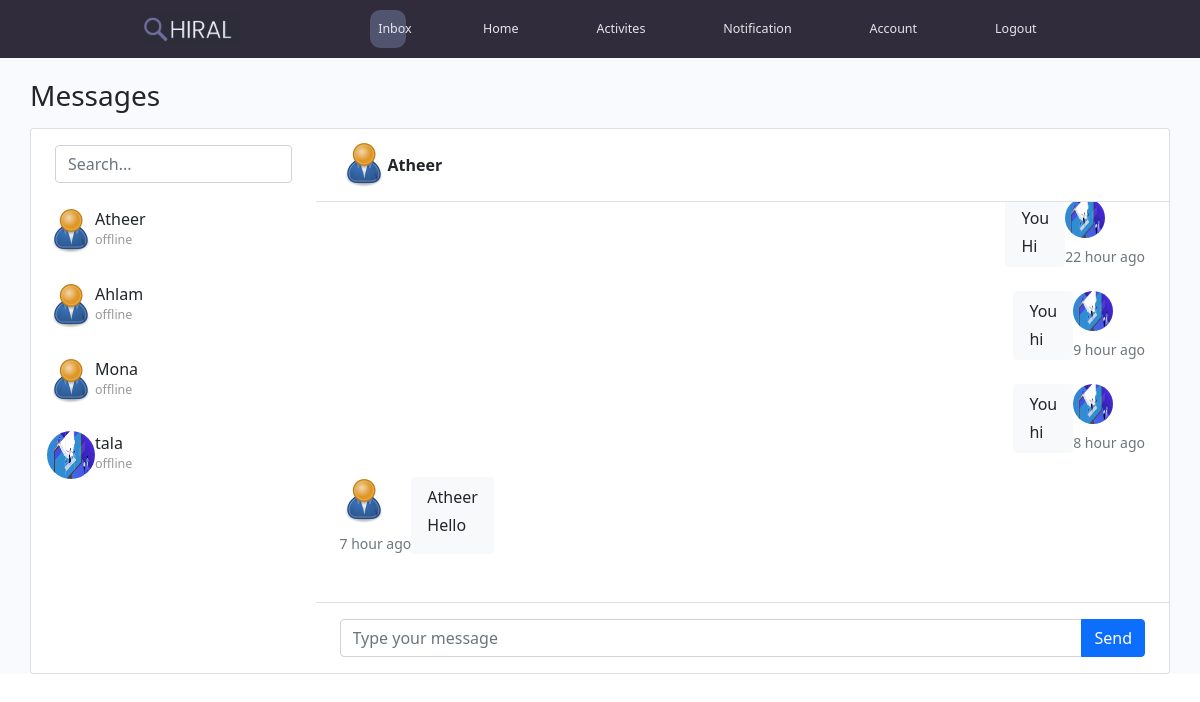
Page /chat/ (signed in) on the committed database.
### chat/models.py (models this page shows, shortened)
class ChatRoom(models.Model):
    id = models.UUIDField(primary_key=True, unique=True,
                          editable=False, default=uuid_without_dash)
    user1 = models.ForeignKey(
        User, on_delete=models.CASCADE, related_name="user1_rooms")
    user2 = models.ForeignKey(
        User, on_delete=models.CASCADE, related_name="user2_rooms")
    created = models.DateTimeField(auto_now_add=True)
    modified = models.DateTimeField(auto_now=True)
    objects = ChatRoomManager()
    class Meta:
        ordering = ["-modified", ]

class ChatMessage(models.Model):
    id = models.UUIDField(primary_key=True, unique=True,
                          editable=False, default=uuid_without_dash)
    room = models.ForeignKey(
        ChatRoom, on_delete=models.SET_NULL, null=True, related_name="messages")
    user = models.ForeignKey(User, on_delete=models.SET_NULL, null=True)
    message = models.TextField(null=True, blank=True)
    seen = models.BooleanField(default=False)
    created = models.DateTimeField(auto_now_add=True)
    modified = models.DateTimeField(auto_now=True)
    class Meta:
        ordering = ["-created", ]
    def __str__(self):
        return f"msg-{self.id}"
    def get_time_in_words(self):
        now = timezone.now()
        if now.date() == self.created.date():
            pass
        time_delta = now - self.created
        if time_delta.days == 0:
            minutes = (time_delta.seconds // 60)
            if minutes == 0:
                return "now"
            if minutes > 60:
                hour = (minutes//60)
                return f"{hour} hour ago"
            return f"{minutes} mins ago"
        return f"{time_delta.days} days ago"

### accounts/models.py (models this page shows, shortened)
class User(AbstractUser):
    email = models.EmailField(unique=True)
    email_verified = models.BooleanField(default=False)
    is_Seeker = models.BooleanField(default=False)
    is_Recruiter = models.BooleanField(default=False)
    def get_profile_image(self):
        if self.is_Seeker:
            try:
                seeker = self.seeker
            except ObjectDoesNotExist:
                return None
            return seeker.profile_image
        elif self.is_Recruiter:
            try:
                recruiter = self.recruiter
            except ObjectDoesNotExist:
                return None
            return recruiter.profile_image
        return None
    def is_online(self):
        from chat.models import UserOnlineStatus
        obj = UserOnlineStatus.objects.filter(user=self).last()
        if obj is None:
            return False
        return obj.online

class Recruiter(models.Model):
    user = models.OneToOneField(User, on_delete=models.CASCADE, primary_key=True)
    name = models.CharField(max_length=200, blank=True, null=True)
    email = models.EmailField(max_length=500, blank=True, null=True)
    username = models.CharField(max_length=200, blank=True, null=True)
    city = models.ForeignKey(City, on_delete=models.SET_NULL, null=True,blank=False)
    organization = models.CharField(max_length=200, null=True, blank=False)
    short_intro = models.CharField(max_length=200, null=True, blank=True)
    bio = models.TextField(null=True, blank=True)
    profile_image =models.ImageField(null=True, blank=True, upload_to='images/profile/',  default='user-default.png')
    social_github = models.CharField(max_length=200, null=True, blank=True)
    social_twitter = models.CharField(max_length=200, null=True, blank=True)
    social_linkedin = models.CharField(max_length=200, null=True, blank=True)
    social_website = models.CharField(max_length=200, null=True, blank=True)
    is_active=models.BooleanField(default=True)

class Seeker(models.Model):
    user = models.OneToOneField(User, on_delete=models.CASCADE, primary_key=True)
    name = models.CharField(max_length=200, blank=True, null=True)
    email = models.EmailField(max_length=500, blank=True, null=True)
    username = models.CharField(max_length=200, blank=True, null=True)
    cv = models.FileField(upload_to='uploads/', null=True, blank=False)
    city = models.ForeignKey(City, on_delete=models.SET_NULL, null=True, blank=False)
    age = models.IntegerField(range(1, 75),null=True, blank=True)
    short_intro = models.CharField(max_length=200, null=True, blank=True)
    education = models.CharField(max_length=200, null=True, blank=True)
    bio = models.TextField(null=True, blank=True)
    profile_image =models.ImageField(null=True, blank=True, default='user-default.png')
    social_github = models.CharField(max_length=200, null=True, blank=True)
    social_twitter = models.CharField(max_length=200, null=True, blank=True)
    social_linkedin = models.CharField(max_length=200, null=True, blank=True)
    social_website = models.CharField(max_length=200, null=True, blank=True)
    is_active=models.BooleanField(default=True)
    numPOffers=models.IntegerField(range(1, 200), null=True)

### chat/views.py (the view)
# urls.py: path("", chat_view, name="chat-view"),
@login_required
def chat_view(request):
	chat_room_qs = ChatRoom.objects.get_user_rooms(request.user)
	first_room_messages_qs = ChatMessage.objects.none()
	room_first_user = None
	if chat_room_qs.exists():
		room = chat_room_qs.first()
		room_first_user = room.user1
		if room_first_user == request.user:
			room_first_user = room.user2
		first_room_messages_qs = room.messages.all().order_by("-created")
	print(first_room_messages_qs)
	context = {
		"chat_rooms": chat_room_qs,
		"messages": first_room_messages_qs,
		"room_first_user": room_first_user
	}
	return render(request, "chat/chats.html", context)

### chat/models.py (called while the page is built)
    def get_user_rooms(self, user: User):
        assert isinstance(user, User)
        qs = self.filter(Q(user1=user) | Q(user2=user))
        return qs

### chat/templatetags/chat_extras.py (called while the page is built)
@register.simple_tag
def get_to_user(room, user):
	if room is None:
		return None
	if isinstance(room, str):
		room = ChatRoom.objects.get(id=room)
	if isinstance(user, str):
		user = User.objects.get(id=user)
	if room.user1 == user:
		to_user = room.user2
		return to_user
	to_user = room.user1
	return to_user

@register.simple_tag
def get_unseen_msgs_count(room, from_user):
	return room.messages.filter(seen=False, user=from_user).count()

### templates/chat/chats.html (shortened to what this page needs)
{% load chat_extras %}
{% load static %}
<!doctype html>
<html lang="en">
  <head>
    <link href="https://cdn.jsdelivr.net/npm/bootstrap@5.0.2/dist/css/bootstrap.min.css" rel="stylesheet">
  </head>
  <body>
    <header>
      <nav class="navbar navbar-expand bg-dark" style="    padding: 0.5rem 0; background-color: #302c3c !important;">
        <div class="container" style="padding: 0 7rem;">
            <a href="/" class="navbar-brand">
                <img src="{% static 'images/logo.png' %}" class="mt-0 w-100" style="height:1.9rem;"  alt="Logo">
            </a>
            <div class="collapse navbar-collapse" id="navbarSupportedContent">
              <ul class="navbar-nav ms-auto col-10 nav-fill " style="    display: inline-flex;align-items: center;list-style: none;gap: 2.2rem;">
              <li class="nav-item {% if request.user.is_authenticated and request.path == '/chat/' %}active{% endif %}">
                <a href="{% url 'chat-view' %}" class="nav-link text-light" style="color: #e5e7eb!important; font-weight: 400; font-size: 12.5px; text-decoration: none;
                  font-family: var(--font-base);">
                  Inbox
                </a>
              </li>
                {% if request.user.is_authenticated and request.user.is_Seeker %}
                <li class="nav-item">
                <a href="{% url 'SeekerHome' %}" class="nav-link text-light" style="color: #e5e7eb!important; font-size: 12.5px; font-weight: 400; text-decoration: none;
                  font-family: var(--font-base);">
                  Home
                </a>
                </li>
                <li class="nav-item">
                <a href="{% url 'S-Activites' %}" class="nav-link text-light" style="color: #e5e7eb!important; font-size: 12.5px; font-weight: 400; text-decoration: none;
                  font-family: var(--font-base);">
                  Activites
                </a>
                </li>
                {% endif %}
                <li class="nav-item">
                <a href="{% url 'notofications' %}" class="nav-link text-light" style="color: #e5e7eb!important; font-size: 12.5px; font-weight: 400; text-decoration: none;
                  font-family: var(--font-base);">
                  Notification
                </a></li>
                <li class="nav-item">
                  <a href="{% url 'account' %}" class="nav-link text-light" style="color: #e5e7eb!important; font-size: 12.5px; font-weight: 400; text-decoration: none;
                    font-family: var(--font-base);">
                    Account
                  </a>
                  </li>
                  <li class="nav-item">
                    <a href="{% url 'logout' %}" class="nav-link text-light" style="color: #e5e7eb!important; font-size: 12.5px; font-weight: 400; text-decoration: none;
                      font-family: var(--font-base);">
                      Logout
                    </a></li>
              </ul>
            </div>
          </div>
    </nav>
    </header>
    <main class="content" style="background-color: #F8FAFD;padding-top:1.3rem;">
      <div class="container p-0">
      <h1 class="h3 mb-3">Messages</h1>
      <div class="card">
        <div class="row g-0">
          <div class="col-12 col-lg-5 col-xl-3 border-right">
            <div class="px-4 d-none d-md-block">
              <div class="d-flex align-items-center">
                <div class="flex-grow-1">
                  {% if room_first_user != "None" %}
                    <input type="text" id="search" onkeyup="searchFunction()" class="form-control my-3" placeholder="Search...">
                  {% else %}
                    <h1>No one to chat with</h1>
                  {% endif %}
                </div>
              </div>
            </div>
            <div class="chat-rooms">
              {% for room in chat_rooms %}
                {% get_to_user room request.user as loop_to_user %}
                <a data-to_user="{{ loop_to_user.id }}" data-roomId="{{ room.id }}" data-toggle={%if forloop.counter == 1 %}"true"{%else%}false{%endif%} href="#"
                  class="list-group-item list-group-item-action border-0 room-div">
                  <div class="d-flex align-items-start">
                    <img src="{{ loop_to_user.get_profile_image.url }}" style="width: 3rem; height: 3rem;" class="rounded-circle mr-1" alt="Vanessa Tucker">
                    <div class="flex-grow-1 ml-3">
                      {%if room.user1 == user%}<div class="user">{{room.user2.first_name}}</div>{%else%}<div class="user">{{room.user1.first_name}}</div>{%endif%}
                      <div class="status"> {% if loop_to_user.is_online %}<span class="green-bubble-dot">•</span> online{% else %} offline{% endif %} </div>
                    </div>
                  </div>
                </a>
              {% endfor %}
            </div>
          </div>
          {% if room_first_user != "None" %}
            <div class="col-12 col-lg-7 col-xl-9">
              <div class="py-2 px-4 border-bottom d-none d-lg-block">
                <div class="d-flex align-items-center py-1">
                  <div class="position-relative">
                    {% if room_first_user.get_profile_image %}
                      <img src="{{ room_first_user.get_profile_image.url }}" class="rounded-circle mr-1" alt="Humairah" style="width: 3rem; height: 3rem;">
                    {% else %}
                      <img src="https://bootdey.com/img/Content/avatar/avatar1.png" class="rounded-circle mr-1" alt="Humairah" style="width: 3rem; height: 3rem;">
                    {% endif %}
                  </div>
                  <div class="flex-grow-1 pl-3">
                    <strong id="user-chatting-with-name">{{ room_first_user.first_name }}</strong>
                  </div>
                </div>
              </div>
              <div class="position-relative">
                <div id="all-msgs" class="chat-messages p-4">
                  {% for message in messages %}
                    {% if request.user != message.user %}
                      <div class="chat-message-left pb-4">
                        <div>
                          {% if message.user.get_profile_image %}
                            <img src="{{ message.user.get_profile_image.url }}" style="width: 3rem; height: 3rem;" class="rounded-circle mr-1" alt="{{ message.user.first_name }}">
                            <div class="text-muted small text-nowrap mt-2">{{ message.get_time_in_words }}</div>
                          {% else %}
                            <img src="https://bootdey.com/img/Content/avatar/avatar1.png" style="width: 3rem; height: 3rem;" class="rounded-circle mr-1" alt="{{ message.user.first_name }}">
                            <div class="text-muted small text-nowrap mt-2">{{ message.get_time_in_words }}</div>
                          {% endif %}
                        </div>
                        <div class="flex-shrink-1 bg-light rounded py-2 px-3 ml-3">
                          <div class="font-weight-bold mb-1">{{ message.user.first_name }}</div>
                          {{ message.message }}
                        </div>
                      </div>
                      {% else %}
                        <div class="chat-message-right mb-4">
                          <div>
                            {% if message.user.get_profile_image %}
                              <img src="{{ message.user.get_profile_image.url }}" class="rounded-circle mr-1" alt="{{ message.user.first_name }}" width="40" height="40">
                              <div class="text-muted small text-nowrap mt-2">{{ message.get_time_in_words }}</div>
                              {% else %}
                              <img src="https://bootdey.com/img/Content/avatar/avatar1.png" class="rounded-circle mr-1" alt="{{ message.user.first_name }}" width="40" height="40">
                              <div class="text-muted small text-nowrap mt-2">{{ message.get_time_in_words }}</div>
                            {% endif %}
                          </div>
                          <div class="flex-shrink-1 bg-light rounded py-2 px-3 mr-3">
                            <div class="font-weight-bold mb-1">You</div>
                              {{ message.message }}
                          </div>
                        </div>
                      {% endif %}
                    {% endfor %}
                </div>
              </div>
              <div class="flex-grow-0 py-3 px-4 border-top">
                <div class="input-group">
                  <input id="msg-box" type="text" class="form-control" placeholder="Type your message">
                  <button id="msg-box-btn" class="btn btn-primary">Send</button>
                </div>
              </div>
            </div>
          {% endif %}
        </div>
      </div>
      </div>
    </main>
  </body>
</html>

### templates/chat/chats.html (style rules this page uses)
body { margin-top:20px; }
.status { color: #999; font-size: 12.5px }
.chat-messages { display: flex; max-height: 400px; overflow-y: scroll; flex-direction: column-reverse; }
.chat-message-left, .chat-message-right { display: flex; flex-shrink: 0 }
.chat-message-left { margin-right: auto }
.chat-message-right { flex-direction: row-reverse; margin-left: auto }
.py-3 { padding-top: 1rem!important; padding-bottom: 1rem!important; }
.px-4 { padding-right: 1.5rem!important; padding-left: 1.5rem!important; }
.flex-grow-0 { flex-grow: 0!important; }
.border-top { border-top: 1px solid #dee2e6!important; }
.navbar { background:transparent !important; }
.nav-item.active a { background-color: #51546e; color: #fff; padding: 10px 20px; margin: -10px -20px; border-radius: 10px; }

### rows in the picture
ChatRoom: get_profile_image (placeholder picture), user2.first_name "Atheer"
ChatRoom: get_profile_image (placeholder picture), user2.first_name "Ahlam"
ChatRoom: get_profile_image (placeholder picture), user2.first_name "Mona"
ChatRoom: get_profile_image (picture), user2.first_name "tala"
User: get_profile_image (placeholder picture), first_name "Atheer"
ChatMessage: user.get_profile_image (placeholder picture), get_time_in_words "7 hour ago", user.first_name "Atheer", message "Hello"
ChatMessage: user.get_profile_image (picture), get_time_in_words "8 hour ago", message "hi"
ChatMessage: user.get_profile_image (picture), get_time_in_words "9 hour ago", message "hi"
ChatMessage: user.get_profile_image (picture), get_time_in_words "22 hour ago", message "Hi"
